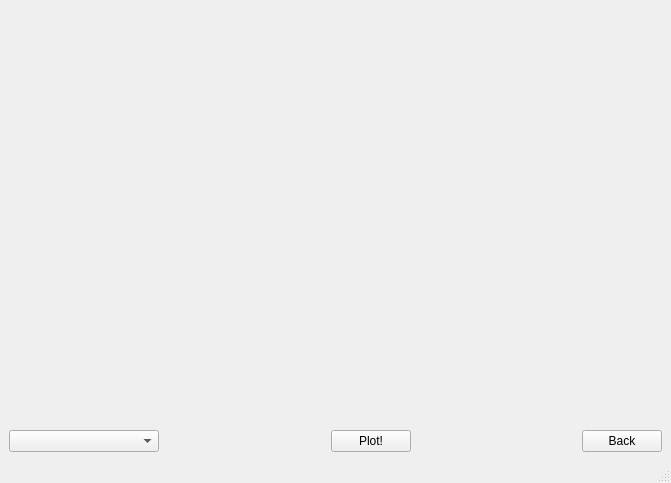
<?xml version="1.0" encoding="UTF-8"?>
<ui version="4.0">
 <class>plottingScene</class>
 <widget class="QMainWindow" name="plottingScene">
  <property name="geometry">
   <rect>
    <x>0</x>
    <y>0</y>
    <width>671</width>
    <height>483</height>
   </rect>
  </property>
  <property name="windowTitle">
   <string>Base scene</string>
  </property>
  <widget class="QWidget" name="centralwidget">
   <layout class="QGridLayout" name="gridLayout">
    <item row="1" column="0">
     <layout class="QGridLayout" name="gridLayout_3">
      <item row="0" column="2">
       <widget class="QPushButton" name="plotButton">
        <property name="text">
         <string>Plot!</string>
        </property>
       </widget>
      </item>
      <item row="0" column="1">
       <spacer name="horizontalSpacer">
        <property name="orientation">
         <enum>Qt::Horizontal</enum>
        </property>
        <property name="sizeHint" stdset="0">
         <size>
          <width>40</width>
          <height>20</height>
         </size>
        </property>
       </spacer>
      </item>
      <item row="0" column="3">
       <spacer name="horizontalSpacer_2">
        <property name="orientation">
         <enum>Qt::Horizontal</enum>
        </property>
        <property name="sizeHint" stdset="0">
         <size>
          <width>40</width>
          <height>20</height>
         </size>
        </property>
       </spacer>
      </item>
      <item row="0" column="0">
       <widget class="QComboBox" name="SignalComboBox">
        <property name="minimumSize">
         <size>
          <width>150</width>
          <height>0</height>
         </size>
        </property>
       </widget>
      </item>
      <item row="0" column="4">
       <widget class="QPushButton" name="backButton">
        <property name="text">
         <string>Back</string>
        </property>
       </widget>
      </item>
     </layout>
    </item>
    <item row="0" column="0">
     <layout class="QVBoxLayout" name="verticalLayout">
      <item>
       <layout class="QGridLayout" name="gridLayout_2">
        <property name="verticalSpacing">
         <number>6</number>
        </property>
        <item row="1" column="0">
         <widget class="QCustomPlot" name="customPlotTime" native="true"/>
        </item>
        <item row="2" column="0">
         <widget class="QCustomPlot" name="customPlotFreq" native="true"/>
        </item>
       </layout>
      </item>
     </layout>
    </item>
   </layout>
  </widget>
  <widget class="QStatusBar" name="statusbar"/>
 </widget>
 <customwidgets>
  <customwidget>
   <class>QCustomPlot</class>
   <extends>QWidget</extends>
   <header>qcustomplot.h</header>
   <container>1</container>
  </customwidget>
 </customwidgets>
 <resources/>
 <connections/>
</ui>
